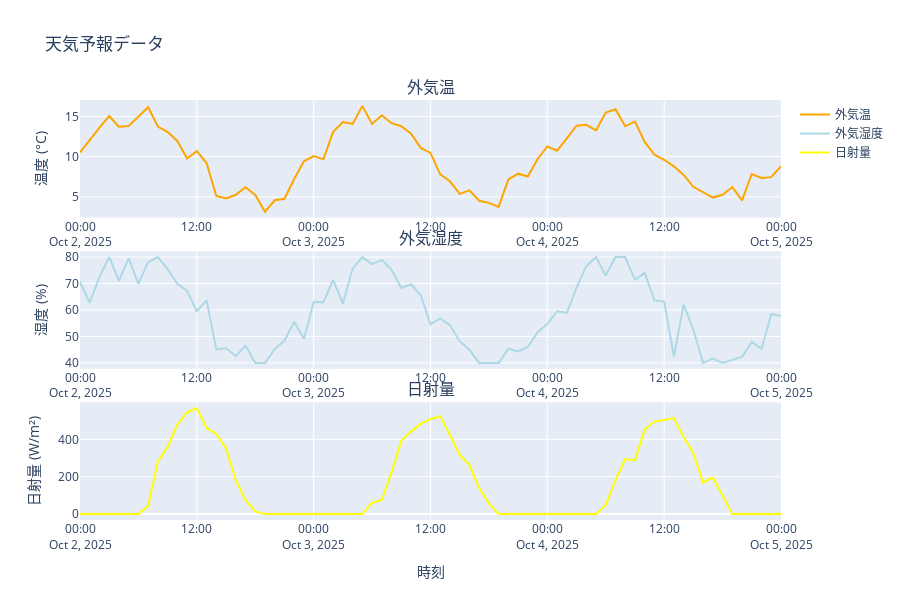

Here is the notebook cell this chart was saved with:
### Code cell
# 天気予報データの可視化
if weather_df is not None:
    fig = make_subplots(
        rows=3, cols=1,
        subplot_titles=[
            "外気温",
            "外気湿度",
            "日射量"
        ],
        vertical_spacing=0.08
    )
    
    # 外気温
    fig.add_trace(
        go.Scatter(x=weather_df['datetime'], y=weather_df['Outdoor Temp.'], name='外気温', line=dict(color='orange', width=2)),
        row=1, col=1
    )
    
    # 外気湿度
    fig.add_trace(
        go.Scatter(x=weather_df['datetime'], y=weather_df['Outdoor Humidity'], name='外気湿度', line=dict(color='lightblue', width=2)),
        row=2, col=1
    )
    
    # 日射量
    fig.add_trace(
        go.Scatter(x=weather_df['datetime'], y=weather_df['Solar Radiation'], name='日射量', line=dict(color='yellow', width=2)),
        row=3, col=1
    )
    
    # レイアウトの設定
    fig.update_layout(
        title="天気予報データ",
        height=600,
        showlegend=True
    )
    
    # 軸ラベルの設定
    fig.update_xaxes(title_text="時刻", row=3, col=1)
    fig.update_yaxes(title_text="温度 (°C)", row=1, col=1)
    fig.update_yaxes(title_text="湿度 (%)", row=2, col=1)
    fig.update_yaxes(title_text="日射量 (W/m²)", row=3, col=1)
    
    fig.show()
    print("✅ 天気予報データの可視化完了")
